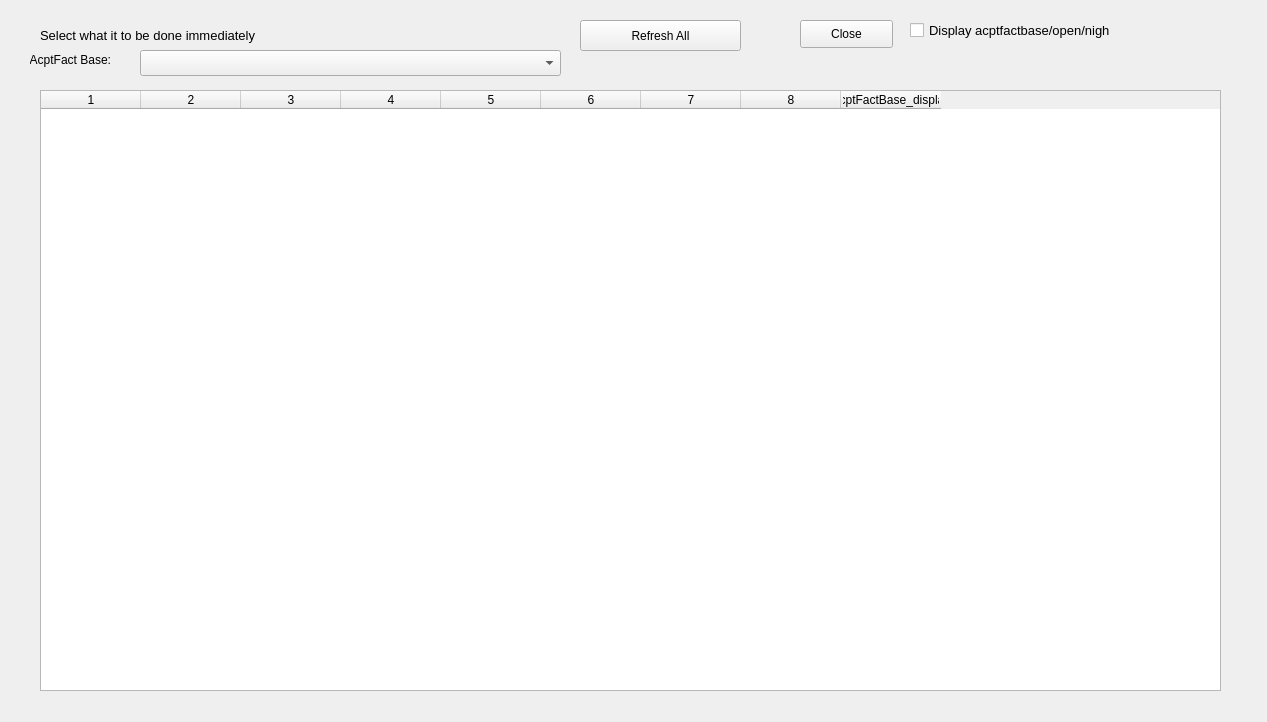
<?xml version="1.0" encoding="UTF-8"?>
<ui version="4.0">
 <class>Form</class>
 <widget class="QWidget" name="Form">
  <property name="geometry">
   <rect>
    <x>0</x>
    <y>0</y>
    <width>1267</width>
    <height>722</height>
   </rect>
  </property>
  <property name="windowkind">
   <string>Form</string>
  </property>
  <widget class="QPushButton" name="refresh_button">
   <property name="geometry">
    <rect>
     <x>580</x>
     <y>20</y>
     <width>161</width>
     <height>31</height>
    </rect>
   </property>
   <property name="text">
    <string>Refresh All</string>
   </property>
  </widget>
  <widget class="QPushButton" name="close_button">
   <property name="geometry">
    <rect>
     <x>800</x>
     <y>20</y>
     <width>93</width>
     <height>28</height>
    </rect>
   </property>
   <property name="text">
    <string>Close</string>
   </property>
  </widget>
  <widget class="QTableWidget" name="goal_table">
   <property name="geometry">
    <rect>
     <x>40</x>
     <y>90</y>
     <width>1181</width>
     <height>601</height>
    </rect>
   </property>
   <column>
    <property name="text">
     <string>1</string>
    </property>
   </column>
   <column>
    <property name="text">
     <string>2</string>
    </property>
   </column>
   <column>
    <property name="text">
     <string>3</string>
    </property>
   </column>
   <column>
    <property name="text">
     <string>4</string>
    </property>
   </column>
   <column>
    <property name="text">
     <string>5</string>
    </property>
   </column>
   <column>
    <property name="text">
     <string>6</string>
    </property>
   </column>
   <column>
    <property name="text">
     <string>7</string>
    </property>
   </column>
   <column>
    <property name="text">
     <string>8</string>
    </property>
   </column>
   <column>
    <property name="text">
     <string>AcptFactBase_display</string>
    </property>
   </column>
  </widget>
  <widget class="QLabel" name="label_13">
   <property name="geometry">
    <rect>
     <x>40</x>
     <y>20</y>
     <width>421</width>
     <height>31</height>
    </rect>
   </property>
   <property name="font">
    <font>
     <pointsize>10</pointsize>
    </font>
   </property>
   <property name="text">
    <string>Select what it to be done immediately</string>
   </property>
  </widget>
  <widget class="QComboBox" name="acptfact_base_update_combo">
   <property name="geometry">
    <rect>
     <x>140</x>
     <y>50</y>
     <width>421</width>
     <height>26</height>
    </rect>
   </property>
  </widget>
  <widget class="QLabel" name="label_6">
   <property name="geometry">
    <rect>
     <x>30</x>
     <y>50</y>
     <width>81</width>
     <height>20</height>
    </rect>
   </property>
   <property name="text">
    <string>AcptFact Base:</string>
   </property>
   <property name="alignment">
    <set>Qt::AlignRight|Qt::AlignTrailing|Qt::AlignVCenter</set>
   </property>
  </widget>
  <widget class="QCheckBox" name="cb_acptfactbase_display">
   <property name="geometry">
    <rect>
     <x>910</x>
     <y>20</y>
     <width>211</width>
     <height>21</height>
    </rect>
   </property>
   <property name="font">
    <font>
     <pointsize>10</pointsize>
    </font>
   </property>
   <property name="text">
    <string>Display acptfactbase/open/nigh</string>
   </property>
  </widget>
 </widget>
 <resources/>
 <connections/>
</ui>
